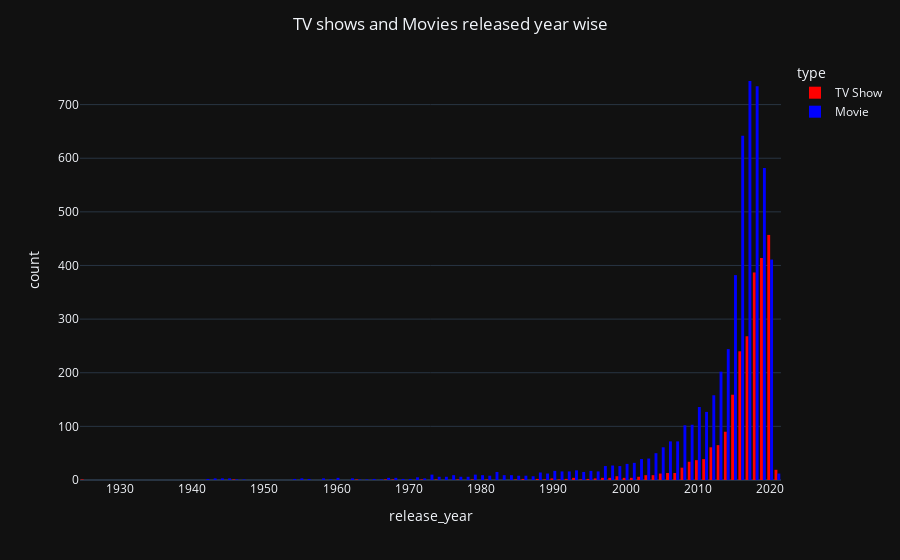

Notebook cell for this chart:
### Markdown cell above
#### Chart - 3

### Code cell
# visualization code
px.histogram(dataset,x='release_year',color='type',color_discrete_sequence=['#Ff0000','#0000ff'],barmode='group',template='plotly_dark').update_layout(title_text='TV shows and Movies released year wise',title_x=0.5)

### Figure 1 — Plotly figure (JSON) as saved in the notebook; plotly's stock layout.template omitted (floating-point values rounded to 4 significant figures; data arrays with more than 128 entries replaced by an {"elided": "..."} marker saying what was removed)
{"data": [{"alignmentgroup": "True", "bingroup": "x", "hovertemplate": "type=TV Show<br>release_year=%{x}<br>count=%{y}<extra></extra>", "legendgroup": "TV Show", "marker": {"color": "#Ff0000", "pattern": {"shape": ""}}, "name": "TV Show", "offsetgroup": "TV Show", "orientation": "v", "showlegend": true, "type": "histogram", "x": {"elided": "2410 int values"}, "xaxis": "x", "yaxis": "y"}, {"alignmentgroup": "True", "bingroup": "x", "hovertemplate": "type=Movie<br>release_year=%{x}<br>count=%{y}<extra></extra>", "legendgroup": "Movie", "marker": {"color": "#0000ff", "pattern": {"shape": ""}}, "name": "Movie", "offsetgroup": "Movie", "orientation": "v", "showlegend": true, "type": "histogram", "x": {"elided": "5377 int values"}, "xaxis": "x", "yaxis": "y"}], "layout": {"barmode": "group", "legend": {"title": {"text": "type"}, "tracegroupgap": 0}, "margin": {"t": 60}, "title": {"text": "TV shows and Movies released year wise", "x": 0.5}, "xaxis": {"anchor": "y", "domain": [0, 1], "title": {"text": "release_year"}}, "yaxis": {"anchor": "x", "domain": [0, 1], "title": {"text": "count"}}}}
